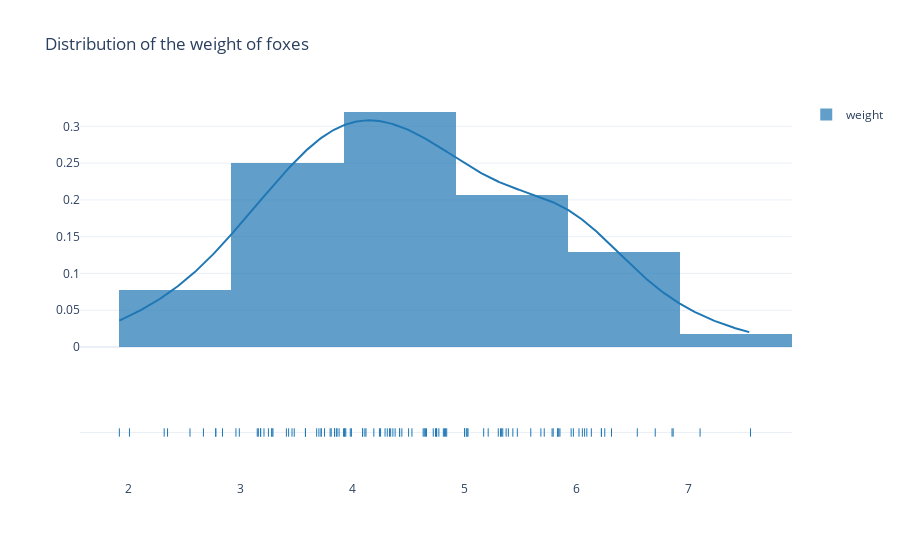

This figure's notebook cell:
### Code cell
plot_fox_col_distr(col="weight")

### Figure 1 — Plotly figure (JSON) as saved in the notebook; plotly's stock layout.template omitted (floating-point values rounded to 4 significant figures; data arrays with more than 128 entries replaced by an {"elided": "..."} marker saying what was removed)
{"data": [{"autobinx": false, "histnorm": "probability density", "legendgroup": "weight", "marker": {"color": "rgb(31, 119, 180)"}, "name": "weight", "opacity": 0.7, "type": "histogram", "x": [5.02, 2.84, 5.33, 6.07, 5.85, 3.25, 4.53, 4.09, 6.13, 5.59, 5.83, 3.93, 4.34, 6.09, 6.85, 6.05, 3.21, 3.72, 3.92, 5.71, 5.95, 4.66, 6.22, 6.7, 6.22, 1.92, 4.31, 3.43, 5.97, 5.3, 3.88, 3.18, 2.78, 2.99, 3.58, 6.86, 4.24, 3.46, 4.19, 2.35, 4.72, 4.42, 4.83, 6.02, 5.83, 5.02, 5.37, 2.01, 4.25, 4.38, 4.84, 3.18, 4.63, 3.86, 4.82, 6.54, 3.29, 3.99, 3.84, 3.98, 4.44, 4.74, 3.7, 4.75, 5.21, 5.78, 4.5, 3.28, 3.68, 3.72, 4.29, 3.58, 3.75, 2.67, 5.43, 6.31, 5.79, 4.64, 5.34, 7.55, 4.77, 3.48, 4.33, 5.03, 4.09, 4.11, 5.47, 6.25, 4.75, 5.32, 5.39, 3.84, 3.15, 5.17, 4.42, 4.65, 3.8, 3.41, 4.12, 3.28, 3.93, 2.96, 2.55, 5, 4.36, 7.1, 5.84, 5.68, 2.32, 5, 3.81, 4.81, 3.94, 3.16, 2.78, 3.86], "xaxis": "x", "xbins": {"end": 7.55, "size": 1, "start": 1.92}, "yaxis": "y"}, {"legendgroup": "weight", "marker": {"color": "rgb(31, 119, 180)"}, "mode": "lines", "name": "weight", "showlegend": false, "type": "scatter", "x": {"elided": "500 float values"}, "xaxis": "x", "y": {"elided": "500 float values"}, "yaxis": "y"}, {"legendgroup": "weight", "marker": {"color": "rgb(31, 119, 180)", "symbol": "line-ns-open"}, "mode": "markers", "name": "weight", "showlegend": false, "type": "scatter", "x": [5.02, 2.84, 5.33, 6.07, 5.85, 3.25, 4.53, 4.09, 6.13, 5.59, 5.83, 3.93, 4.34, 6.09, 6.85, 6.05, 3.21, 3.72, 3.92, 5.71, 5.95, 4.66, 6.22, 6.7, 6.22, 1.92, 4.31, 3.43, 5.97, 5.3, 3.88, 3.18, 2.78, 2.99, 3.58, 6.86, 4.24, 3.46, 4.19, 2.35, 4.72, 4.42, 4.83, 6.02, 5.83, 5.02, 5.37, 2.01, 4.25, 4.38, 4.84, 3.18, 4.63, 3.86, 4.82, 6.54, 3.29, 3.99, 3.84, 3.98, 4.44, 4.74, 3.7, 4.75, 5.21, 5.78, 4.5, 3.28, 3.68, 3.72, 4.29, 3.58, 3.75, 2.67, 5.43, 6.31, 5.79, 4.64, 5.34, 7.55, 4.77, 3.48, 4.33, 5.03, 4.09, 4.11, 5.47, 6.25, 4.75, 5.32, 5.39, 3.84, 3.15, 5.17, 4.42, 4.65, 3.8, 3.41, 4.12, 3.28, 3.93, 2.96, 2.55, 5, 4.36, 7.1, 5.84, 5.68, 2.32, 5, 3.81, 4.81, 3.94, 3.16, 2.78, 3.86], "xaxis": "x", "y": ["weight", "weight", "weight", "weight", "weight", "weight", "weight", "weight", "weight", "weight", "weight", "weight", "weight", "weight", "weight", "weight", "weight", "weight", "weight", "weight", "weight", "weight", "weight", "weight", "weight", "weight", "weight", "weight", "weight", "weight", "weight", "weight", "weight", "weight", "weight", "weight", "weight", "weight", "weight", "weight", "weight", "weight", "weight", "weight", "weight", "weight", "weight", "weight", "weight", "weight", "weight", "weight", "weight", "weight", "weight", "weight", "weight", "weight", "weight", "weight", "weight", "weight", "weight", "weight", "weight", "weight", "weight", "weight", "weight", "weight", "weight", "weight", "weight", "weight", "weight", "weight", "weight", "weight", "weight", "weight", "weight", "weight", "weight", "weight", "weight", "weight", "weight", "weight", "weight", "weight", "weight", "weight", "weight", "weight", "weight", "weight", "weight", "weight", "weight", "weight", "weight", "weight", "weight", "weight", "weight", "weight", "weight", "weight", "weight", "weight", "weight", "weight", "weight", "weight", "weight", "weight"], "yaxis": "y2"}], "layout": {"barmode": "overlay", "hovermode": "closest", "legend": {"traceorder": "reversed"}, "title": {"text": "Distribution of the weight of foxes"}, "xaxis": {"anchor": "y2", "domain": [0, 1], "zeroline": false}, "yaxis": {"anchor": "free", "domain": [0.35, 1], "position": 0}, "yaxis2": {"anchor": "x", "domain": [0, 0.25], "dtick": 1, "showticklabels": false}}}
